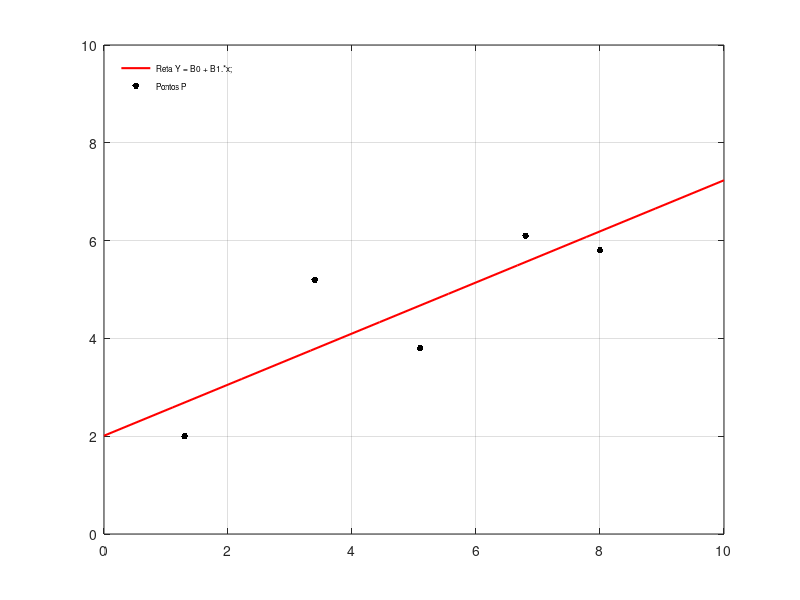

Write the MATLAB code that produced this figure.
%% Ajuste linear simples
%% aplicado ao exemplo 7.2 da pagina 328 do livro de Barroso
clc,clear all, close all, format long

P = [ 1.3,2  ;
      3.4,5.2;
      5.1,3.8;
      6.8,6.1;
      8  ,5.8];


somatorio_xi = 0;
somatorio_yi = 0;
somatorio_xi_yi = 0;
somatorio_xi_2 = 0;
somatorio_yi_2 = 0;

n = length(P);

for c = 1 : length(P);
  somatorio_xi = somatorio_xi + P(c,1);
  somatorio_yi = somatorio_yi + P(c,2);
  somatorio_xi_yi = somatorio_xi_yi + (P(c,1).*P(c,2));
  somatorio_xi_2 = somatorio_xi_2 + P(c,1).^2;
  somatorio_yi_2 = somatorio_yi_2 + P(c,2).^2;
end


B1 = (n.*somatorio_xi_yi - somatorio_xi.*somatorio_yi)./((n.*somatorio_xi_2) - (somatorio_xi).^2);

B0 = ( somatorio_yi - B1.*(somatorio_xi) )./n;

R2 = ((somatorio_xi_yi - (somatorio_xi.*somatorio_yi)./n).^2)./((somatorio_xi_2-((somatorio_xi).^2)./n).*(somatorio_yi_2-(somatorio_yi.^2)./n));

x = linspace(0,10,10);

Y = B0 + B1.*x;

disp(["B0 = ",num2str(B0),"\nB1 = ",num2str(B1),"\nR2 = ",num2str(R2)]);
grafico = plot(x,Y,'r-',P(1:length(P), 1),P(1:length(P), 2), 'k.');
axis([min(x) max(x) 0 10]);
L = legend("Reta Y = B0 + B1.*x;","Pontos P");
set(grafico,'MarkerSize',15,'Linewidth',1.5);
set(L,'Box','Off','Location','NorthWest','fontsize',6);
grid on

